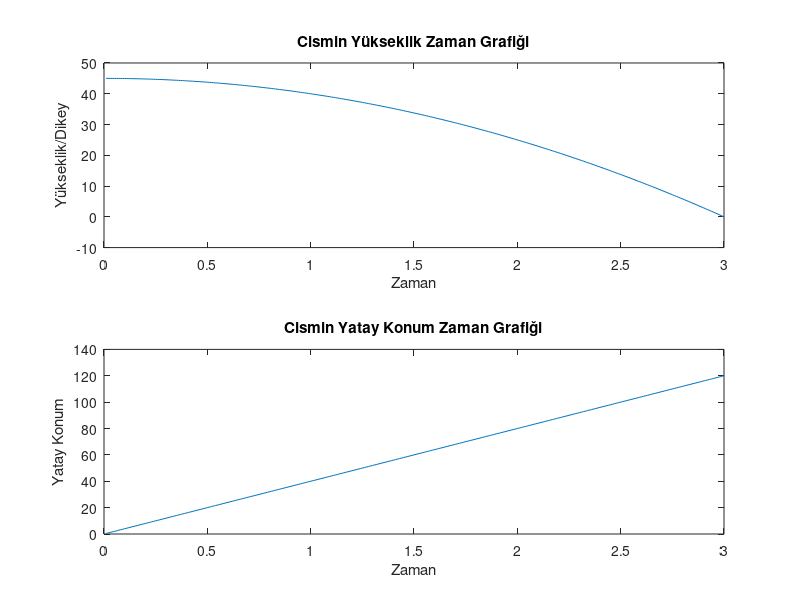

Reproduce this figure in MATLAB.
%parametreler 
g = 10; % yer çekimi ivmesi (m/s^2)
v0 = 40; % yatayda veya x düzleminde;
h = 45; % yükseklik (m)
dt = 0.01; %adım aralığı
t_max = 10; %maksimum zaman

%başlangıç koşulları
t = 0;
x = 0;
y = h;
vx = v0;
vy = 0;

%Zaman ve konum vektörleri
T = [];
X = [];
Y = [];

while y>0
    t = t+dt;
    %RK4 hız ve konum hesaplama
    k1_vy = -g*dt;
    k2_vy = -g*dt;
    k3_vy = -g*dt;
    k4_vy = -g*dt;

    k1_y = vy*dt;
    k2_y = (vy + 0.5*k1_vy)*dt;
    k3_y = (vy + 0.5*k2_vy)*dt;
    k4_y = (vy + k3_vy)*dt;

    vy = vy + (1/6) * (k1_vy + 2*k2_vy + 2*k3_vy + k4_vy);
    y = y + (1/6) * (k1_y + 2*k2_y + 2*k3_y + k4_y);

    % yatay hız sabit, dolayısıyla x konumu için euler yeterli

    x = x + vx*dt;
    %Değerleri kaydet
    T=[T,t];
    X = [X,x];
    Y = [Y,y];

    %düşüş tamamlandığında döngüyü kır
    if y<=0
        break;
    end
end

% SOnuçların grafikleri
figure;
subplot(2,1,1);
plot(T,Y);
title('Cismin Yükseklik Zaman Grafiği');
xlabel('Zaman');
ylabel('Yükseklik/Dikey');

subplot(2,1,2);
plot(T,X);
title('Cismin Yatay Konum Zaman Grafiği');
xlabel('Zaman');
ylabel('Yatay Konum');

%Sonuç
fprintf('Cismin düşme süresi : %.2f saniye\n',T(end));
fprintf('Cismin yatayda aldığı mesafe : %.2f metre\n',X(end));







